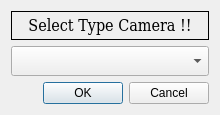
<?xml version="1.0" encoding="UTF-8"?>
<ui version="4.0">
 <class>Dialog</class>
 <widget class="QDialog" name="Dialog">
  <property name="geometry">
   <rect>
    <x>0</x>
    <y>0</y>
    <width>220</width>
    <height>115</height>
   </rect>
  </property>
  <property name="sizePolicy">
   <sizepolicy hsizetype="Fixed" vsizetype="Minimum">
    <horstretch>0</horstretch>
    <verstretch>0</verstretch>
   </sizepolicy>
  </property>
  <property name="windowTitle">
   <string>Dialog</string>
  </property>
  <layout class="QVBoxLayout" name="verticalLayout">
   <item>
    <widget class="QLabel" name="label">
     <property name="font">
      <font>
       <family>DejaVu Serif Condensed</family>
       <pointsize>12</pointsize>
      </font>
     </property>
     <property name="frameShape">
      <enum>QFrame::Box</enum>
     </property>
     <property name="text">
      <string>Select Type Camera !!</string>
     </property>
     <property name="alignment">
      <set>Qt::AlignCenter</set>
     </property>
    </widget>
   </item>
   <item>
    <widget class="QComboBox" name="comboBox">
     <property name="minimumSize">
      <size>
       <width>0</width>
       <height>30</height>
      </size>
     </property>
     <property name="font">
      <font>
       <family>DejaVu Serif Condensed</family>
       <pointsize>12</pointsize>
      </font>
     </property>
    </widget>
   </item>
   <item>
    <widget class="QDialogButtonBox" name="buttonBox">
     <property name="orientation">
      <enum>Qt::Horizontal</enum>
     </property>
     <property name="standardButtons">
      <set>QDialogButtonBox::Cancel|QDialogButtonBox::Ok</set>
     </property>
    </widget>
   </item>
  </layout>
 </widget>
 <resources/>
 <connections>
  <connection>
   <sender>buttonBox</sender>
   <signal>accepted()</signal>
   <receiver>Dialog</receiver>
   <slot>accept()</slot>
   <hints>
    <hint type="sourcelabel">
     <x>248</x>
     <y>254</y>
    </hint>
    <hint type="destinationlabel">
     <x>157</x>
     <y>274</y>
    </hint>
   </hints>
  </connection>
  <connection>
   <sender>buttonBox</sender>
   <signal>rejected()</signal>
   <receiver>Dialog</receiver>
   <slot>reject()</slot>
   <hints>
    <hint type="sourcelabel">
     <x>316</x>
     <y>260</y>
    </hint>
    <hint type="destinationlabel">
     <x>286</x>
     <y>274</y>
    </hint>
   </hints>
  </connection>
 </connections>
</ui>
